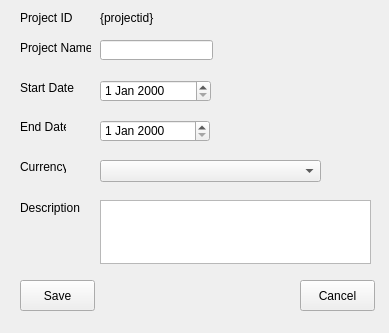
<?xml version="1.0" encoding="UTF-8"?>
<ui version="4.0">
 <class>EditProject</class>
 <widget class="QWidget" name="EditProject">
  <property name="geometry">
   <rect>
    <x>0</x>
    <y>0</y>
    <width>389</width>
    <height>333</height>
   </rect>
  </property>
  <property name="minimumSize">
   <size>
    <width>389</width>
    <height>333</height>
   </size>
  </property>
  <property name="windowTitle">
   <string>Edit Project Details</string>
  </property>
  <widget class="QPushButton" name="cmdSave">
   <property name="geometry">
    <rect>
     <x>20</x>
     <y>280</y>
     <width>75</width>
     <height>31</height>
    </rect>
   </property>
   <property name="text">
    <string>Save</string>
   </property>
  </widget>
  <widget class="QPushButton" name="cmdCancel">
   <property name="geometry">
    <rect>
     <x>300</x>
     <y>280</y>
     <width>75</width>
     <height>31</height>
    </rect>
   </property>
   <property name="text">
    <string>Cancel</string>
   </property>
  </widget>
  <widget class="QLabel" name="label">
   <property name="geometry">
    <rect>
     <x>20</x>
     <y>10</y>
     <width>71</width>
     <height>16</height>
    </rect>
   </property>
   <property name="text">
    <string>Project ID</string>
   </property>
  </widget>
  <widget class="QLineEdit" name="txtProjectName">
   <property name="geometry">
    <rect>
     <x>100</x>
     <y>40</y>
     <width>113</width>
     <height>20</height>
    </rect>
   </property>
  </widget>
  <widget class="QLabel" name="label_2">
   <property name="geometry">
    <rect>
     <x>20</x>
     <y>40</y>
     <width>71</width>
     <height>16</height>
    </rect>
   </property>
   <property name="text">
    <string>Project Name</string>
   </property>
  </widget>
  <widget class="QLabel" name="label_3">
   <property name="geometry">
    <rect>
     <x>20</x>
     <y>80</y>
     <width>61</width>
     <height>16</height>
    </rect>
   </property>
   <property name="text">
    <string>Start Date</string>
   </property>
  </widget>
  <widget class="QDateEdit" name="dtpStartDate">
   <property name="geometry">
    <rect>
     <x>100</x>
     <y>80</y>
     <width>111</width>
     <height>22</height>
    </rect>
   </property>
  </widget>
  <widget class="QLabel" name="label_4">
   <property name="geometry">
    <rect>
     <x>20</x>
     <y>120</y>
     <width>46</width>
     <height>13</height>
    </rect>
   </property>
   <property name="text">
    <string>End Date</string>
   </property>
  </widget>
  <widget class="QDateEdit" name="dtpEndDate">
   <property name="geometry">
    <rect>
     <x>100</x>
     <y>120</y>
     <width>110</width>
     <height>22</height>
    </rect>
   </property>
  </widget>
  <widget class="QLabel" name="label_5">
   <property name="geometry">
    <rect>
     <x>20</x>
     <y>200</y>
     <width>61</width>
     <height>16</height>
    </rect>
   </property>
   <property name="text">
    <string>Description</string>
   </property>
  </widget>
  <widget class="QTextEdit" name="txtDescription">
   <property name="geometry">
    <rect>
     <x>100</x>
     <y>200</y>
     <width>271</width>
     <height>64</height>
    </rect>
   </property>
  </widget>
  <widget class="QLabel" name="lblProjectID">
   <property name="geometry">
    <rect>
     <x>100</x>
     <y>10</y>
     <width>61</width>
     <height>16</height>
    </rect>
   </property>
   <property name="text">
    <string>{projectid}</string>
   </property>
  </widget>
  <widget class="QLabel" name="label_6">
   <property name="geometry">
    <rect>
     <x>20</x>
     <y>160</y>
     <width>46</width>
     <height>13</height>
    </rect>
   </property>
   <property name="text">
    <string>Currency</string>
   </property>
  </widget>
  <widget class="QComboBox" name="cmbCurrency">
   <property name="geometry">
    <rect>
     <x>100</x>
     <y>160</y>
     <width>221</width>
     <height>22</height>
    </rect>
   </property>
  </widget>
 </widget>
 <resources/>
 <connections/>
</ui>
